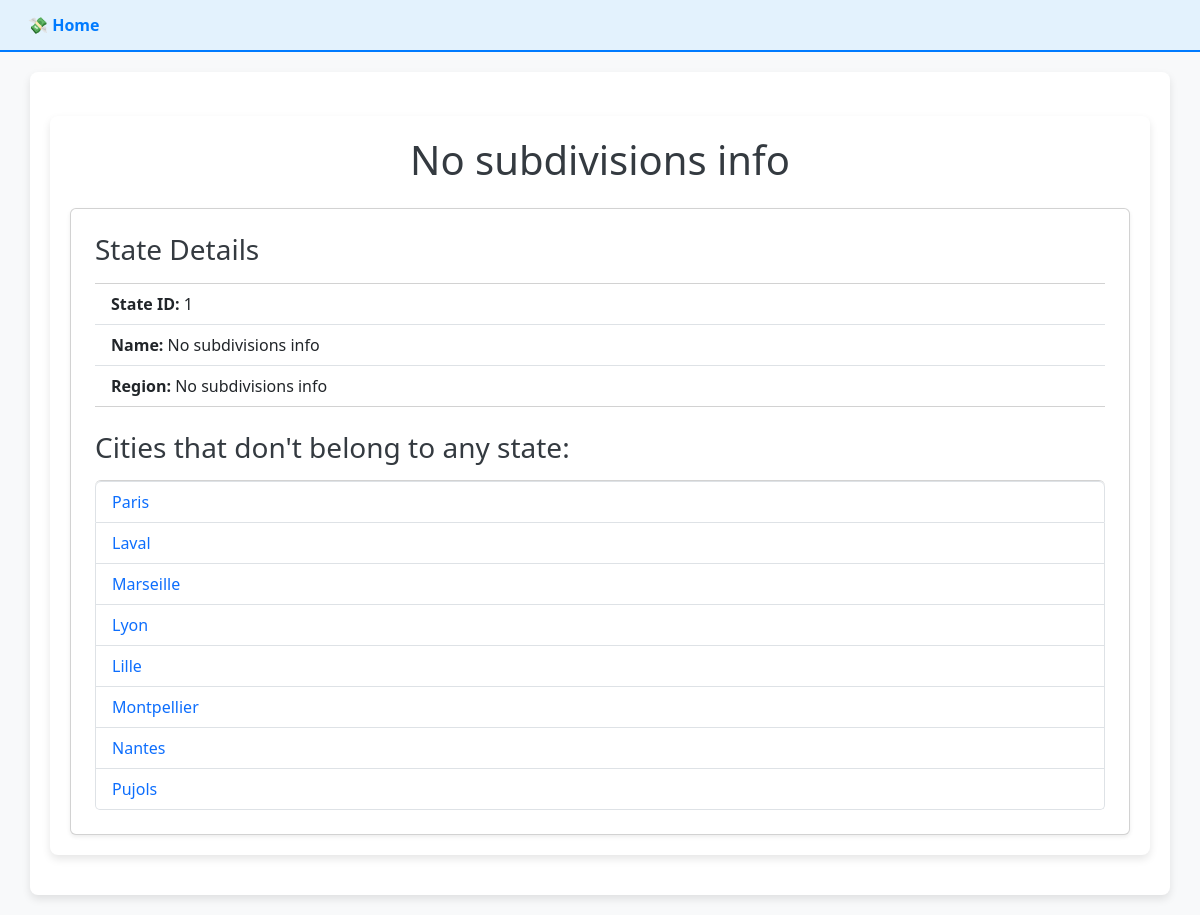
/states/1/, run on the app's committed database.
### tables this page shows
CREATE TABLE States (state_id INTEGER PRIMARY KEY, res_state TEXT, region_id INTEGER REFERENCES Regions (region_id), country_id INTEGER REFERENCES Countries (country_id));

CREATE TABLE Regions (
    region_id INTEGER PRIMARY KEY,
    res_region TEXT
);

CREATE TABLE Cities (
            city_id           INTEGER PRIMARY KEY,
            city_of_residence TEXT    NOT NULL,
            state_id          INTEGER,
            FOREIGN KEY (
                state_id
            )
            REFERENCES States (state_id)
        );

### app.py (the view)
@APP.route('/states/<int:id>/')
def view_state_details(id):
  state = execute(
    '''
    SELECT s.state_id, s.res_state, r.res_region, c1.country_id, c1.country_of_residence
    FROM States s
    JOIN Cities c on c.state_id = s.state_id
    JOIN Regions r on r.region_id = s.region_id
    JOIN Countries c1 on c1.country_id = s.country_id
    WHERE s.state_id = ?
    ''', [id]).fetchone()
  if state is None:
     abort(404, 'State_id {} does not exist.'.format(id))
  state_city = execute(
     '''
    SELECT s.state_id, s.res_state, c.city_id, c.city_of_residence
    FROM States s
    JOIN Cities c on c.state_id = s.state_id
    WHERE s.state_id = ?
    ''', [id]).fetchall()
  return render_template('state.html',
           state=state, state_city=state_city)

### app.py (called while the page is built)
def execute(sql,args=None):
  global DB
  sql = re.sub('\s+',' ', sql)
  logging.info('SQL: {} Args: {}'.format(sql,args))
  if args:
    return DB['cursor'].execute(sql, args)
  return DB['cursor'].execute(sql)

### templates/state.html (shortened to what this page needs)
{% extends 'base.html' %}
{% block content %}
<div class="container mt-4">
    <h1 class="text-center mb-4">{{ state.res_state }}</h1>
    <div class="card shadow-sm p-4">
      <h3 class="mb-3">State Details</h3>
      <ul class="list-group list-group-flush">
          <li class="list-group-item"><strong>State ID:</strong> {{ state.state_id }}</li>
          <li class="list-group-item"><strong>Name:</strong> {{ state.res_state }}</li>
          <li class="list-group-item"><strong>Region:</strong> {{ state.res_region }}</li>
      </ul>
      <h3 class="mt-4 mb-3">
        {% if state.state_id != 1 %}
            Cities in the state:
        {% else %}
            Cities that don't belong to any state:
        {% endif %}
      </h3>
      {% if state_city %}
          <ul class="list-group">
              {% for c in state_city %}
                  <li class="list-group-item">
                      <a href="/cities/{{ c.city_id }}" class="text-decoration-none">
                          {{ c.city_of_residence }}
                      </a>
                  </li>
              {% endfor %}
          </ul>
      {% else %}
          <p class="text-muted">No cities found in this state.</p>
      {% endif %}
    </div>
</div>
{% endblock %}

### templates/base.html (style rules this page uses)
body { background-color: #f8f9fa; color: #212529; }
.container { background-color: #ffffff; border-radius: 8px; padding: 20px; box-shadow: 0 4px 8px rgba(0, 0, 0, 0.1); margin-top: 20px; margin-bottom: 20px; }
h1, h2, h3, h5 { color: #343a40; }

### data on the page
States: res_state "No subdivisions info", state_id "1"
Regions: res_region "No subdivisions info"
Cities: city_of_residence "Paris"
Cities: city_of_residence "Laval"
Cities: city_of_residence "Marseille"
Cities: city_of_residence "Lyon"
Cities: city_of_residence "Lille"
Cities: city_of_residence "Montpellier"
Cities: city_of_residence "Nantes"
Cities: city_of_residence "Pujols"
